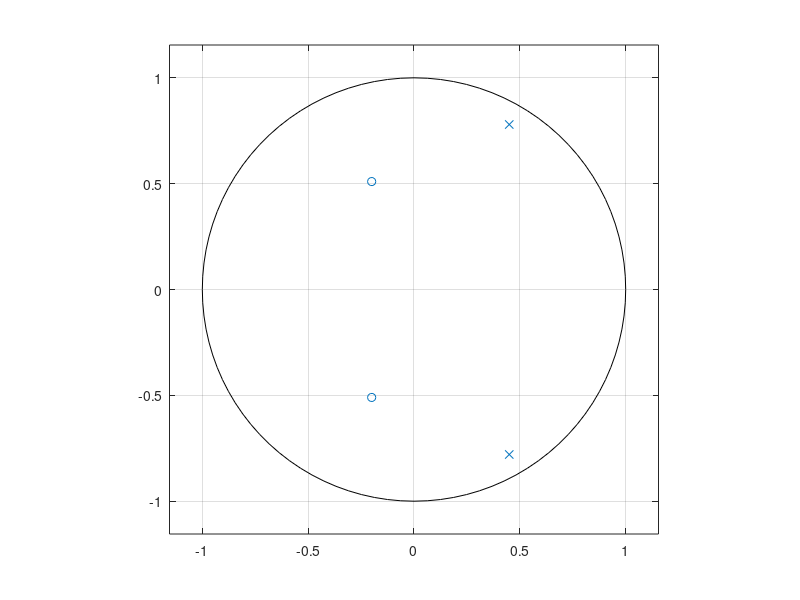

Here is the MATLAB script that generated this plot: (Note: this script raises an error after producing the figure.)
% Signal Processing and Systems
% Problem Set 8
% Ivan Chowdhury

clc, clear;

% 2
b = [1 0.4 0.3];  % Declaring transfer function matrices
a = [1 -0.9 0.81];

figure  % Creating Zero-Pole plot
zplane (b, a)
%% 3
N = 10000;  % Declaring filter parameters
VAR = 3;
STD = sqrt (VAR);
v = STD .* randn (1, N);  

x = filter (b, a, v);  % Creating 1D digital filter
%% 4
m0 = 5;  
rx = zeros (1, 6);  % Preallocating array 

for i = 1:6  % Creating array values
  m = i-1;
  rx(i) = (1 / (N-m)) * (x(1:N-m) * x (i:N)');
end
%% 5
R = toeplitz (rx)  % Creating toeplitz matrix from array values
% Matrix has diagonal symmetry. This means that Rx(-m) = Rx(m):
%% 6
Eigenvalues = eig (R)  % Computing eigenvalues of matrix
% All eigenvalues are positive. This means that the associated correlation matrix is positive definite
%% 7
[s_est, w] = pwelch(x, hamming (512), 256, 512);
%% 8
H = freqz (b, a, w);  % Computing transfer function properties: Frequency response and normalized power spectral density (actual and estimated)
Sx = 3 * (abs (H) .^ 2);
Sx_normalized = Sx / mean (Sx);
s_est_normalized = s_est / mean (s_est);

figure ('Name', 'Estimated Spectrum and Actual PSD Sx(w) [Normalized]');  % Plotting Normalized Estimated and Actual Power Spectral Density vs Frequency
hold on;
plot (w, s_est_normalized, 'r-');
plot (w, Sx_normalized, 'b-');
hold off;

axis ([0 pi 0 11])  % Plot labels
title ('Estimated Spectrum vs Actual PSD Sx(w) [Normalized]');
xlabel ('Frequency (radians/sec)');
ylabel ('Power Spectral Density');
legend ('Normalized Estimate Spectrum','Normalized Actual PSD');
grid on

%% 9
[Max_PSD Index] = max (Sx);  % Computing peak frequency and Power Spectral Density
w_peak = w (Index)

[z, p, k] = tf2zp (b, a);  % Computing Zeroes, Poles, and Pole angles for comparison to peak frequency
angle (p)
% Pole angles are close to w_peak in magnitude.
%% 10
B = x (6:N);  % Creating matrices based on filter parameters, including associated toeplitz matrix
C = fliplr (x(1:6));
A = toeplitz (C, B); 
% Each column matrix A(:,1),...A(:,9995) has the same correlation matrix R

svd1 = svd (A);  % Computing singular value decomposition of the toeplitz matrix above.
svd2 = (svd1 .^ 2) / (N - 5);  % Modified svds for comparison
svd2 = sort (svd2), Eigenvalues = sort (Eigenvalues);
Comparison = abs (svd2 - Eigenvalues);
% Not exactly equal, but approximately so. Difference increases for larger elements.

[U, S, V] = svd (A); % Alternative singular value decompsition. A = U * S * V
% U contains the left singular vectors of A

v_check = (U * R) ./ R;
% Entries are roughly equal to one of the Eigenvalues of R, except for indexes where U approaches 0.
